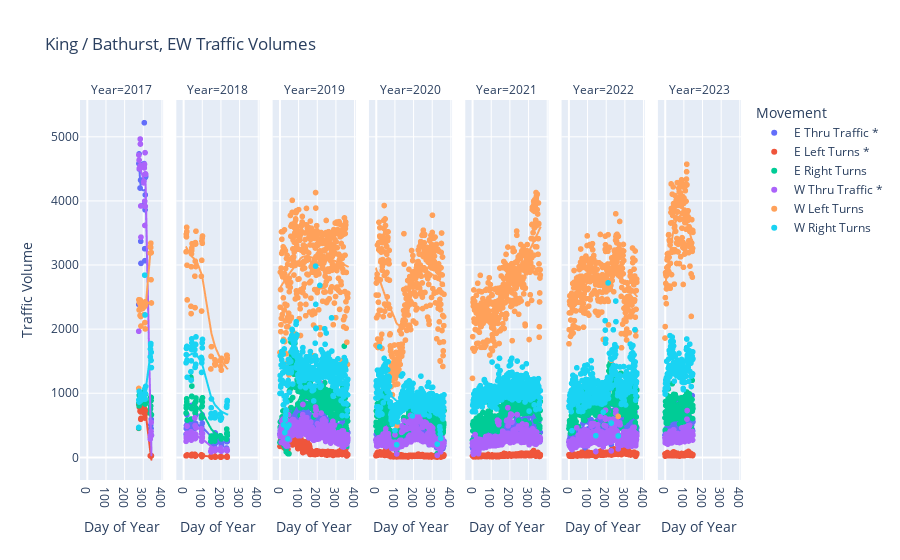

Notebook code for this chart:
### Code cell
fig = px.scatter(results, 
                 x="doy", 
                 y=["e_thru_vol", "e_left_vol", "e_right_vol", "w_thru_vol", "w_left_vol", "w_right_vol"], 
                 labels={
                     "doy" : "Day of Year", 
                     "value" : "Traffic Volume", 
                     "variable" : "Movement",
                     "year" : "Year"}, 
                 trendline="lowess", 
                 trendline_options=dict(frac=0.6),
                 facet_col="year",
                 title="King / Bathurst, EW Traffic Volumes")

varlabels = {
    "e_thru_vol" : "E Thru Traffic *", 
    "e_left_vol" : "E Left Turns *", 
    "e_right_vol" : "E Right Turns", 
    "w_thru_vol" : "W Thru Traffic *", 
    "w_left_vol": "W Left Turns", 
    "w_right_vol" : "W Right Turns"}

fig.for_each_trace(lambda t: t.update(name = varlabels[t.name], 
                                      legendgroup = varlabels[t.name], 
                                      hovertemplate = t.hovertemplate.replace(t.name, varlabels[t.name])))
fig.show()
